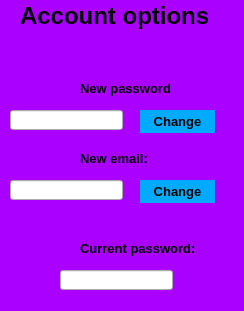
<?xml version="1.0" encoding="UTF-8"?>
<ui version="4.0">
 <class>Zmiana</class>
 <widget class="QWidget" name="Zmiana">
  <property name="geometry">
   <rect>
    <x>0</x>
    <y>0</y>
    <width>244</width>
    <height>311</height>
   </rect>
  </property>
  <property name="windowTitle">
   <string>Form</string>
  </property>
  <property name="styleSheet">
   <string notr="true">#Zmiana{

background-color:rgb(170, 0, 255);


}</string>
  </property>
  <widget class="QLabel" name="label">
   <property name="geometry">
    <rect>
     <x>80</x>
     <y>240</y>
     <width>191</width>
     <height>16</height>
    </rect>
   </property>
   <property name="font">
    <font>
     <family>Arial</family>
     <pointsize>10</pointsize>
     <weight>75</weight>
     <bold>true</bold>
    </font>
   </property>
   <property name="text">
    <string>Current password:</string>
   </property>
  </widget>
  <widget class="QLabel" name="label_2">
   <property name="geometry">
    <rect>
     <x>80</x>
     <y>80</y>
     <width>101</width>
     <height>16</height>
    </rect>
   </property>
   <property name="font">
    <font>
     <family>Arial</family>
     <pointsize>10</pointsize>
     <weight>75</weight>
     <bold>true</bold>
    </font>
   </property>
   <property name="text">
    <string>New password</string>
   </property>
  </widget>
  <widget class="QLabel" name="label_3">
   <property name="geometry">
    <rect>
     <x>80</x>
     <y>150</y>
     <width>91</width>
     <height>16</height>
    </rect>
   </property>
   <property name="font">
    <font>
     <family>Arial</family>
     <pointsize>10</pointsize>
     <weight>75</weight>
     <bold>true</bold>
    </font>
   </property>
   <property name="text">
    <string>New email:</string>
   </property>
  </widget>
  <widget class="QLabel" name="label_4">
   <property name="geometry">
    <rect>
     <x>20</x>
     <y>0</y>
     <width>241</width>
     <height>31</height>
    </rect>
   </property>
   <property name="font">
    <font>
     <pointsize>18</pointsize>
     <weight>75</weight>
     <bold>true</bold>
    </font>
   </property>
   <property name="text">
    <string>Account options</string>
   </property>
  </widget>
  <widget class="QLineEdit" name="haslopotwierdz">
   <property name="geometry">
    <rect>
     <x>60</x>
     <y>270</y>
     <width>113</width>
     <height>20</height>
    </rect>
   </property>
  </widget>
  <widget class="QLineEdit" name="hasloedit">
   <property name="geometry">
    <rect>
     <x>10</x>
     <y>110</y>
     <width>113</width>
     <height>20</height>
    </rect>
   </property>
  </widget>
  <widget class="QLineEdit" name="emailedit">
   <property name="geometry">
    <rect>
     <x>10</x>
     <y>180</y>
     <width>113</width>
     <height>20</height>
    </rect>
   </property>
  </widget>
  <widget class="QPushButton" name="pushButton">
   <property name="geometry">
    <rect>
     <x>140</x>
     <y>110</y>
     <width>75</width>
     <height>23</height>
    </rect>
   </property>
   <property name="font">
    <font>
     <pointsize>10</pointsize>
     <weight>75</weight>
     <bold>true</bold>
    </font>
   </property>
   <property name="styleSheet">
    <string notr="true">#pushButton
{
background-color :rgb(0, 170, 255);
color :black;
border-style: outset;
}</string>
   </property>
   <property name="text">
    <string>Change</string>
   </property>
  </widget>
  <widget class="QPushButton" name="pushButton_2">
   <property name="geometry">
    <rect>
     <x>140</x>
     <y>180</y>
     <width>75</width>
     <height>23</height>
    </rect>
   </property>
   <property name="font">
    <font>
     <pointsize>10</pointsize>
     <weight>75</weight>
     <bold>true</bold>
    </font>
   </property>
   <property name="styleSheet">
    <string notr="true">#pushButton_2
{
background-color :rgb(0, 170, 255);
color :black;
border-style: outset;
}</string>
   </property>
   <property name="text">
    <string>Change</string>
   </property>
  </widget>
  <widget class="QLabel" name="aktual">
   <property name="geometry">
    <rect>
     <x>90</x>
     <y>60</y>
     <width>47</width>
     <height>13</height>
    </rect>
   </property>
   <property name="text">
    <string/>
   </property>
  </widget>
 </widget>
 <resources/>
 <connections/>
</ui>
